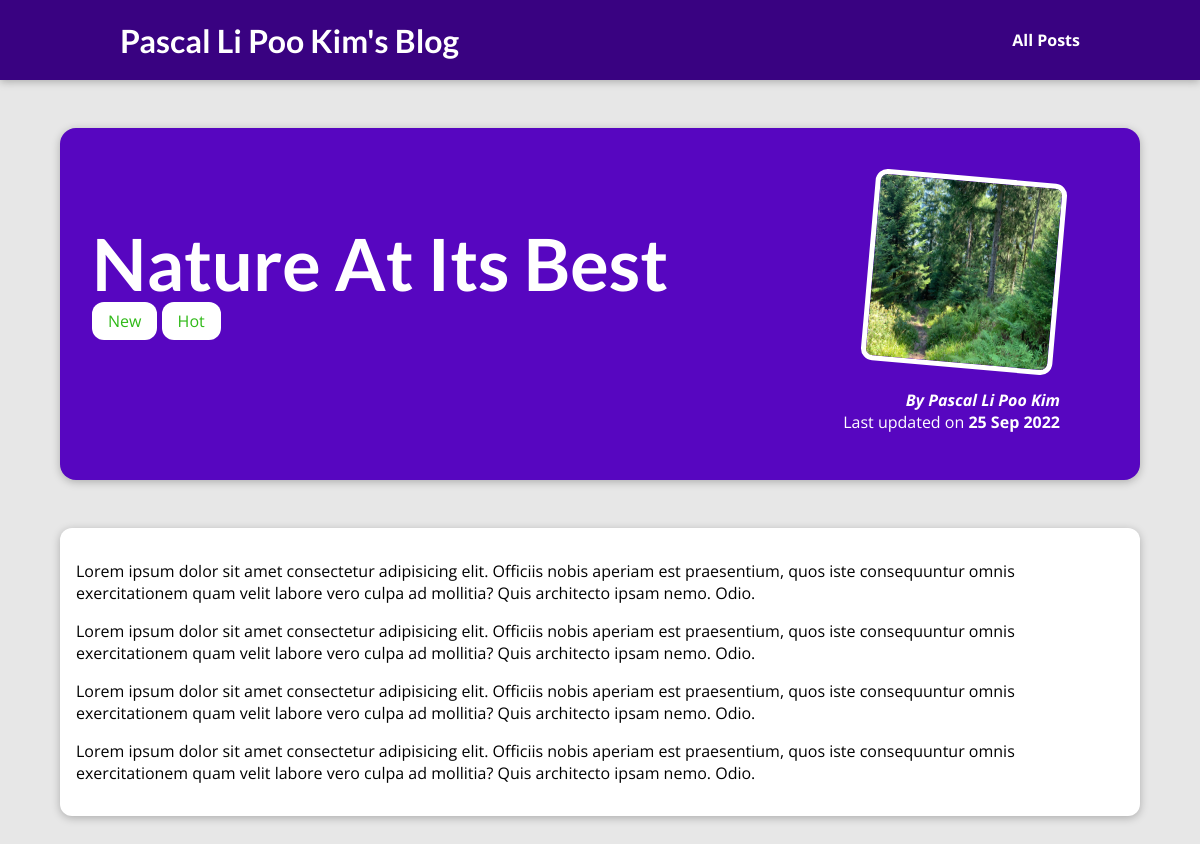
The page /posts/nature-at-its-best on the database its author committed.
### blog/models.py (models this page shows, shortened)
class Post(models.Model):
    title = models.CharField(max_length=150)
    excerpt = models.CharField(max_length=200)
    image = models.ImageField(upload_to="posts", null=True)
    date = models.DateField(auto_now=True)
    slug = models.SlugField(unique=True)
    content = models.TextField(validators=[MinLengthValidator(10)])
    author = models.ForeignKey(
        Author, on_delete=models.SET_NULL, null=True, related_name="posts"
    )
    tags = models.ManyToManyField(Tag)

class Tag(models.Model):
    caption = models.CharField(max_length=20)

class Author(models.Model):
    first_name = models.CharField(max_length=100)
    last_name = models.CharField(max_length=100)
    email_address = models.EmailField()
    def fullName(self):
        return f"{self.first_name} {self.last_name}"
    def __str__(self):
        return self.fullName()

### blog/views.py (the view)
# urls.py: path("posts/<slug:slug>", views.SinglePostView.as_view(), name="post-detail-page"), #/posts/my-first-post
class SinglePostView(DetailView):
    template_name = "blog/post-detail.html"
    model = Post
    def get_context_data(self, **kwargs):
        context = super().get_context_data(**kwargs)
        context["post_tags"] = self.object.tags.all()
        return context

### blog/templates/blog/post-detail.html (shortened to what this page needs)
{% extends "base.html"%}
{% load static %}
{%block css_files %}
    <link rel="stylesheet" href="{% static "blog/post-detail.css" %}" >
{% endblock %}
{% block content %}
     <section id="summary">
        <h2>{{post.title}}</h2>
        <div>
            {% for tag in post_tags %}
                <span class="tag">{{ tag.caption }}</span>
            {% endfor %}
        </div>
        <article>
            <img src="{{ post.image.url }}" alt="Post Title"/>
            <address>By <a href="mailto:{{post.author.email_address}}"> {{post.author}} </a></address>
            <div>
                Last updated on <time>{{post.date|date:"d M Y"}}</time>
            </div>
        </article>
    </section>
    <main>
        {{post.content|linebreaks }}
    </main>
{% endblock %}

### static/app.css (style rules this page uses)
* { box-sizing: border-box; }
html { font-family: 'Open Sans', 'Lato', sans-serif; }
body { margin: 0; }
h1, h2, h3 { font-family: 'Lato', sans-serif; font-weight: bold; }

### blog/static/blog/post-detail.css (style rules this page uses)
body { background-color: #e7e7e7; }
#summary { margin: 8rem auto 3rem auto; padding: 2rem; width: 90%; max-width: 90rem; border-radius: 16px; background-color: #5706c0; position: relative; box-shadow: 0 2px 8px rgba(0, 0, 0, 0.25); height: 22rem; }
#summary h2 { color: white; font-size: 4.5rem; margin-bottom: 0.25rem; }
#summary article { position: absolute; top: 2rem; right: 3rem; padding: 1rem 2rem; border-radius: 12px; text-align: right; color: white; }
#summary article img { width: 12rem; height: 12rem; border-radius: 12px; transform: rotateZ(5deg); border: 5px solid white; margin-bottom: 1rem; }
#summary address { font-weight: bold; }
#summary a { color: white; text-decoration: none; }
#summary time { font-weight: bold; }
main { width: 90%; max-width: 90rem; margin: 3rem auto; background-color: white; padding: 1rem; border-radius: 12px; box-shadow: 0 2px 8px rgba(0, 0, 0, 0.25); }
.tag { background-color:white; color: rgb(46, 185, 22); padding: 0.5rem 1rem; border-radius: 12px; }

### rows shown on the page
Post: title "Nature At Its Best", image (picture), author "Pascal Li Poo Kim", date "25 Sep 2022", content "Lorem ipsum dolor sit amet consectetur adipisicing elit. Officiis nobis aperiam est praesentium, quos iste consequuntur omnis exercitationem quam velit labore vero culpa ad mollitia? Quis architecto ipsam nemo. Odio. Lorem ipsum dolor sit amet consectetur adipisicing elit. Officiis nobis aperiam est praesentium, quos iste consequuntur omnis exercitationem quam velit labore vero culpa ad mollitia? Quis architecto ipsam nemo. Odio. Lorem ipsum dolor sit amet consectetur adipisicing elit. Officiis nobis aperiam est praesentium, quos iste consequuntur omnis exercitationem quam velit labore vero culpa ad mollitia? Quis architecto ipsam nemo. Odio. Lorem ipsum dolor sit amet consectetur…"
Tag: caption "New"
Tag: caption "Hot"
